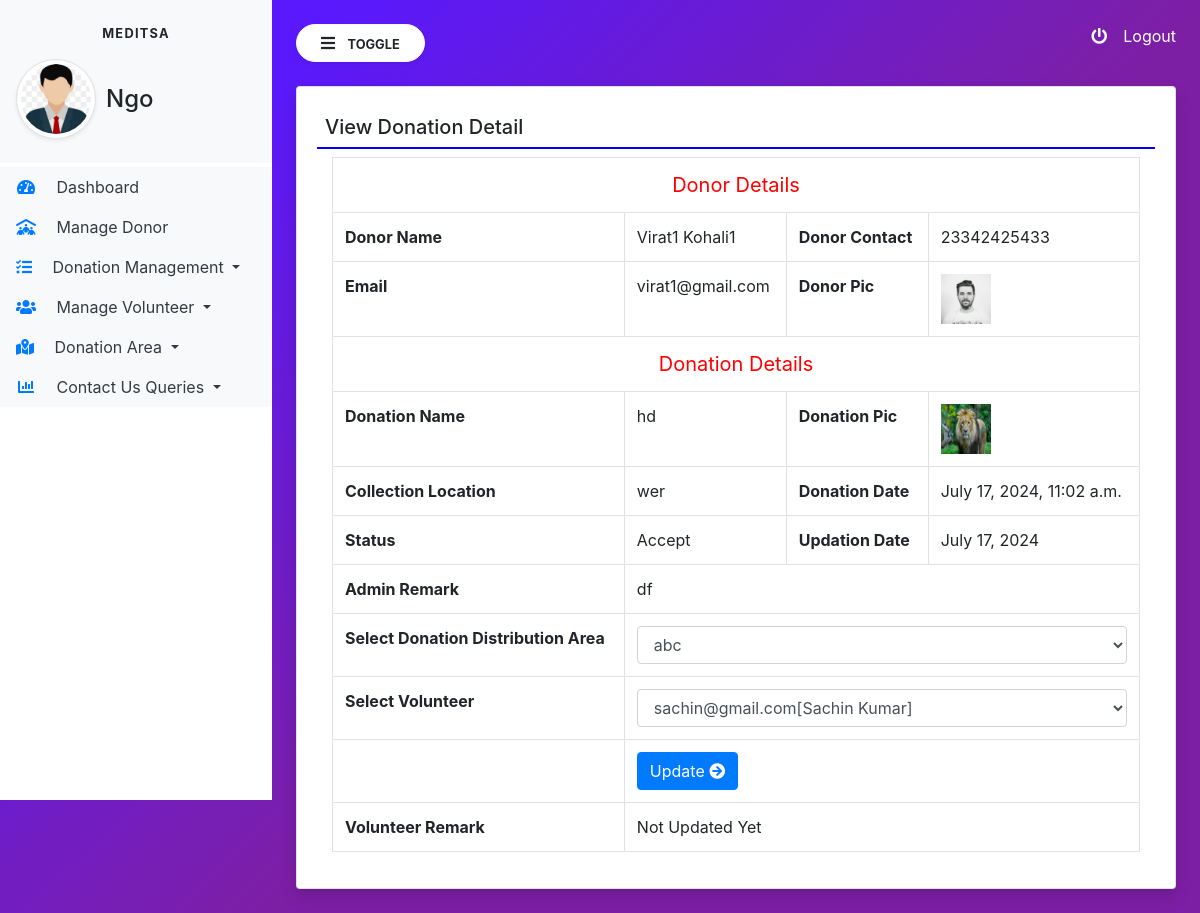
The page /accepted_donationdetail/135/ (signed in) on the database its author committed.
### service/models.py (models this page shows, shortened)
class donationew(models.Model):
    medicine = models.CharField(max_length=100,default='now')
    tablet_con=models.CharField(max_length=6)
    medi_type=models.CharField(max_length=13,default='Syrub')
    pur_date=models.DateField(null=True)
    ex_date=models.DateField(null=True)
    discrib = models.TextField()
    medicinepic = models.FileField(null=True)
    collectionloc = models.CharField(max_length=300,null=True)
    status = models.CharField(max_length=50,null=True,default="Pending")
    adminremark = models.CharField(max_length=300,null=True)
    volunteerreamrk = models.CharField(max_length=300,null=True)
    donationdate = models.DateTimeField(auto_now_add=True)
    updationdate = models.DateField(null=True)
    name=models.CharField(max_length=20)
    last=models.CharField(max_length=20)
    contact=models.CharField(max_length=15)
    email=models.CharField(max_length=60)
    donorpic=models.FileField(null=True)
    area=models.CharField(max_length=100,null=True)
    vol_member=models.CharField(max_length=60) #----------
    deliverypic = models.FileField(null=True)
    deliverydate = models.DateTimeField(auto_now_add=True)
    class Meta:
        db_table = "donationew"

### MediTSA/views.py (the view, shortened to what this page needs)
# urls.py: path("accepted_donationdetail/<int:pid>/", views.accepted_donationdetail, name="accepted_donationdetail"),
def accepted_donationdetail(request,pid):
    if not request.user.is_authenticated:
        return redirect("ngo_log")
    donation = donationew.objects.get(id=pid)
    donationarea = DonationArea.objects.all()
    volunteer = Volunteer.objects.all()
    return render(request,"accepted_donationdetail.html",locals())

### templates/accepted_donationdetail.html (shortened to what this page needs)
{% extends 'ngo_home.html' %}
{% block main %}
<link rel="stylesheet" href="https://cdn.datatables.net/2.0.7/css/dataTables.dataTables.css">
<link rel="stylesheet" href="https://cdn.datatables.net/buttons/3.0.2/css/buttons.dataTables.css">
<div class="card shadow">
    <div class="card-body">
        <h5 class="p-2" style="border-bottom : 2px solid blue">View Donation Detail</h5>
    <div class="container-fluid">
        <table class="table table-bordered">
            <tr align="center">
                <td colspan="4" style="font-size : 20px; color:red;">Donor Details</td>
            </tr>
            <tr>
                <th>Donor Name</th>
                <td>{{donation.name}} {{donation.last}}</td>
                <th>Donor Contact</th>
                <td>{{donation.contact}}</td>
            </tr>
            <tr>
                <th>Email</th>
                <td>{{donation.email}}</td>
                <th>Donor Pic</th>
                <td><img src="{{donation.donorpic.url}}" width="50px" height="50px"></td>
            </tr>
            <tr align="center">
                <td colspan="4" style="font-size : 20px; color:red;">Donation Details</td>
            </tr>
            <tr>
                <th>Donation Name</th>
                <td>{{donation.medicine}}</td>
                <th>Donation Pic</th>
                <td><img src="{{donation.medicinepic.url}}" width="50px" height="50px"></td>
            </tr>
            <tr>
                <th>Collection Location</th>
                <td>{{donation.collectionloc}}</td>
                <th>Donation Date</th>
                <td>{{donation.donationdate}}</td>
            </tr>
            <tr>
                <th>Status</th>
                <td style="text-transform: capitalize">{{donation.status}}</td>
                <th>Updation Date</th>
                <td>{{donation.updationdate}}</td>
            </tr>
            <tr>
                <th>Admin Remark</th>
                <td colspan="3">{{donation.adminremark}}</td>
            </tr>
            {% if not donation.volunteer %}
            <form method="post">
                <tr>
                    <th>Select Donation Distribution Area</th>
                    <td colspan="3">
                        <select name="donationareaid" class="form-control" required>
                            {% for i in donationarea %}
                            <option value="{{i.id}}">{{i.areaname}}</option>
                            {% endfor %}
                        </select>
                    </td>
                </tr>
                <tr>
                    <th>Select Volunteer</th>
                    <td colspan="3">
                        <select name="Volunteerid" class="form-control" required>
                            {% for i in volunteer %}
                            <option value="{{i.id}}">{{i.user.username}}[{{i.user.first_name}} {{i.user.last_name}}]</option>
                            {% endfor %}
                        </select>
                    </td>
                </tr>
                <tr>
                    <th></th>
                    <td colspan="3">
                        <button type="submit" value="Update" class="btn btn-primary">Update <i class="fa fa-arrow-circle-right"></i></button>
                    </td>
                </tr>
            </form>
            {% endif %}
            {% if not donation.volunteerremark %}
            <tr>
                <th>Volunteer Remark</th>
                <td colspan="3">Not Updated Yet</td>
            </tr>
            {% else %}
            <tr>
                <th>Volunteer Remark</th>
                <td colspan="3">{{donation.volunteerremark}}</td>
            </tr>
            {% endif %}
        </table>
    </div>
    </div>
</div>
{% endblock %}

### templates/ngo_home.html (style rules this page uses)
body { background-image: linear-gradient(135.9deg,rgba(89,25,252,1) 16.4%,rgba(125,31,165,1) 56.1%); min-height: 100vh; }

### rows shown on the page
donationew: name "Virat1", last "Kohali1", contact "23342425433", email "virat1@gmail.com", donorpic (picture), medicine "hd", medicinepic (picture), collectionloc "wer", donationdate "July 17, 2024, 11:02 a.m.", status "Accept", updationdate "July 17, 2024", adminremark "df"

### other values the page prints
form field donationareaid "abc"
form field Volunteerid "sachin@gmail.com[Sachin Kumar]"
